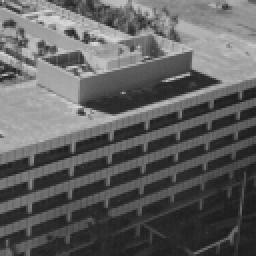
%> input picture building.pnm, 128 x 128 px (shown 2 times larger)
$ octave myhist.m   (GNU Octave 9; MATLAB toolbox functions it lacks are replaced by stand-ins)
%> lines starting %> are read from the running program, lines starting %| are printed output that depends on the picture

%Reading a grayscale image

H=imread('building.pnm');
%> H is the input picture: size 128x128 uint8; min 25, max 217, mean 96.3

figure,imshow(H);


% Range of an output image
Range=255;

% Finding histogram
Val=reshape(H,[],1);
Val=double(Val);
I=hist(Val,0:Range);
%> I = 256 values, max 428 at index 41, min 0 at index 1, mean 64


%Dividing the final result by total number of pixels
Output=I/numel(H);
%> Output = 256 values, max 0.0261 at index 41, min 0 at index 1, mean 0.00391


%Calculatiing the Cumlative sum
CSum=cumsum(Output);
%> CSum = 256 values from 0 to 1


% Image transformation
Image=CSum(H+1);
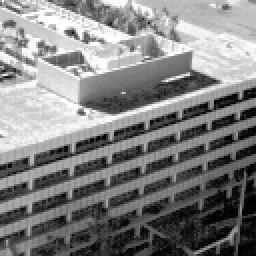
%> Image: size 128x128 double (shown 2 times larger); min 6.1e-05, max 1, mean 0.505


%Converting the image into uint8(unsigned integer)
Image=uint8(Image*Range);
%> Image: size 128x128 uint8


% Plotting a histogram
figure,imshow(Image);
figure,
subplot(2,1,1);title('Before Histogram Equalization:'); imhist(H);
subplot(2,1,2);title('After Histogram Equalization:'); imhist(Image);
%> after `imhist(Image)`:
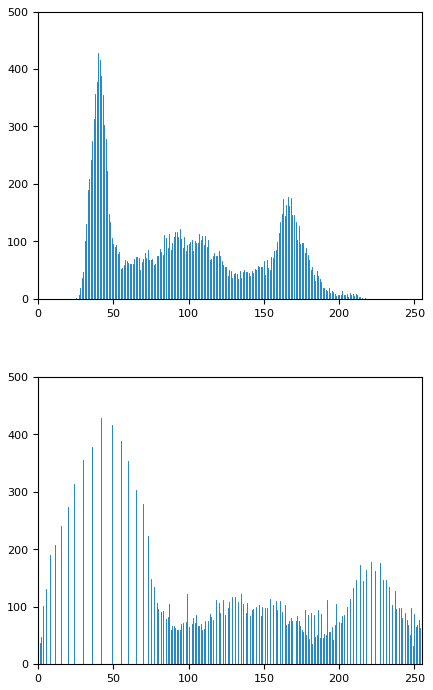
%> figure redrawn from the program's plot data, 2 panels; panel 1: highest point at x = 40, y = 428; panel 2: highest point at x = 42, y = 428

$ run again, with auto.pnm copied over building.pnm
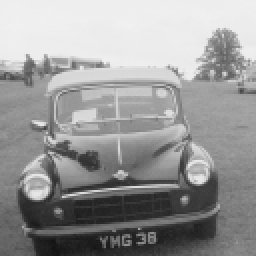
%> input picture auto.pnm, 128 x 128 px (shown 2 times larger)
%> H is the input picture: size 128x128 uint8; min 17, max 241, mean 152
%> I = 256 values, max 1036 at index 239, min 0 at index 1, mean 64
%> Output = 256 values, max 0.0632 at index 239, min 0 at index 1, mean 0.00391
%> CSum = 256 values from 0 to 1
%> `Image=CSum(H+1);`:
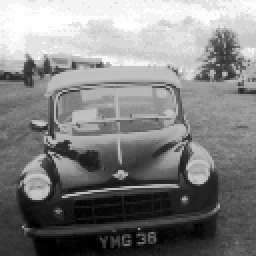
%> Image: size 128x128 double (shown 2 times larger); min 6.1e-05, max 1, mean 0.507
%> `imhist(Image)`:
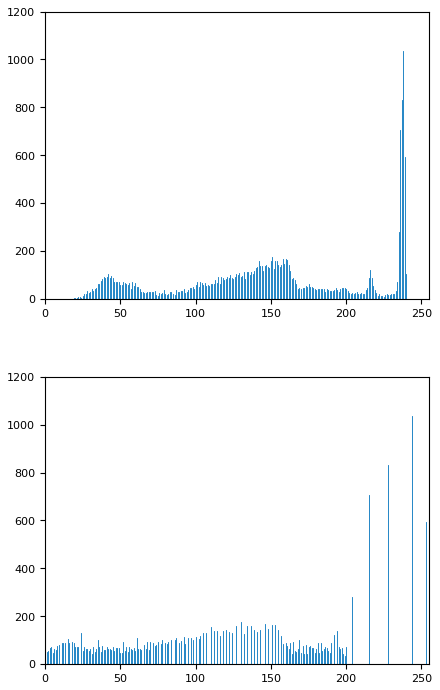
%> figure redrawn from the program's plot data, 2 panels; panel 1: highest point at x = 238, y = 1036; panel 2: highest point at x = 244, y = 1036
